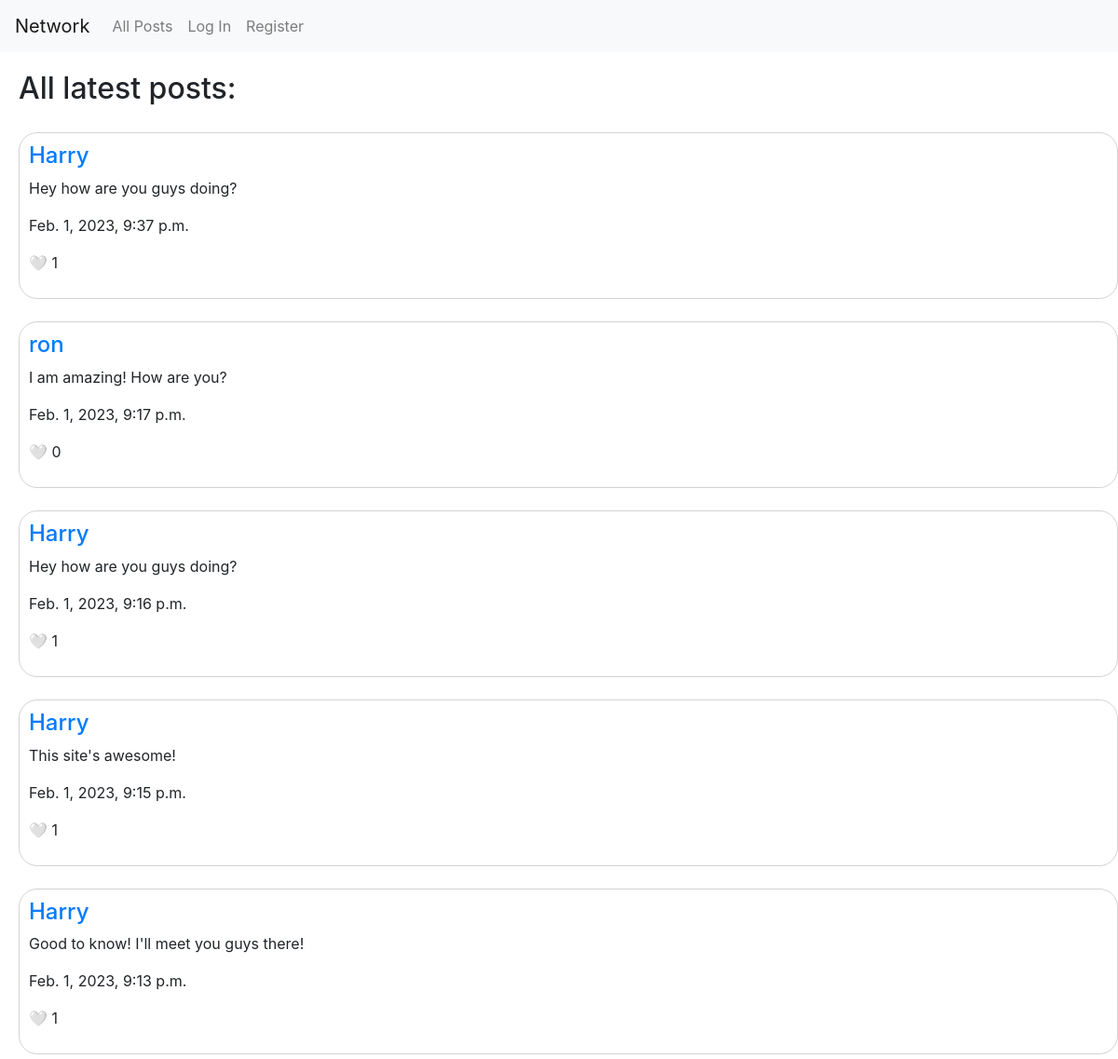
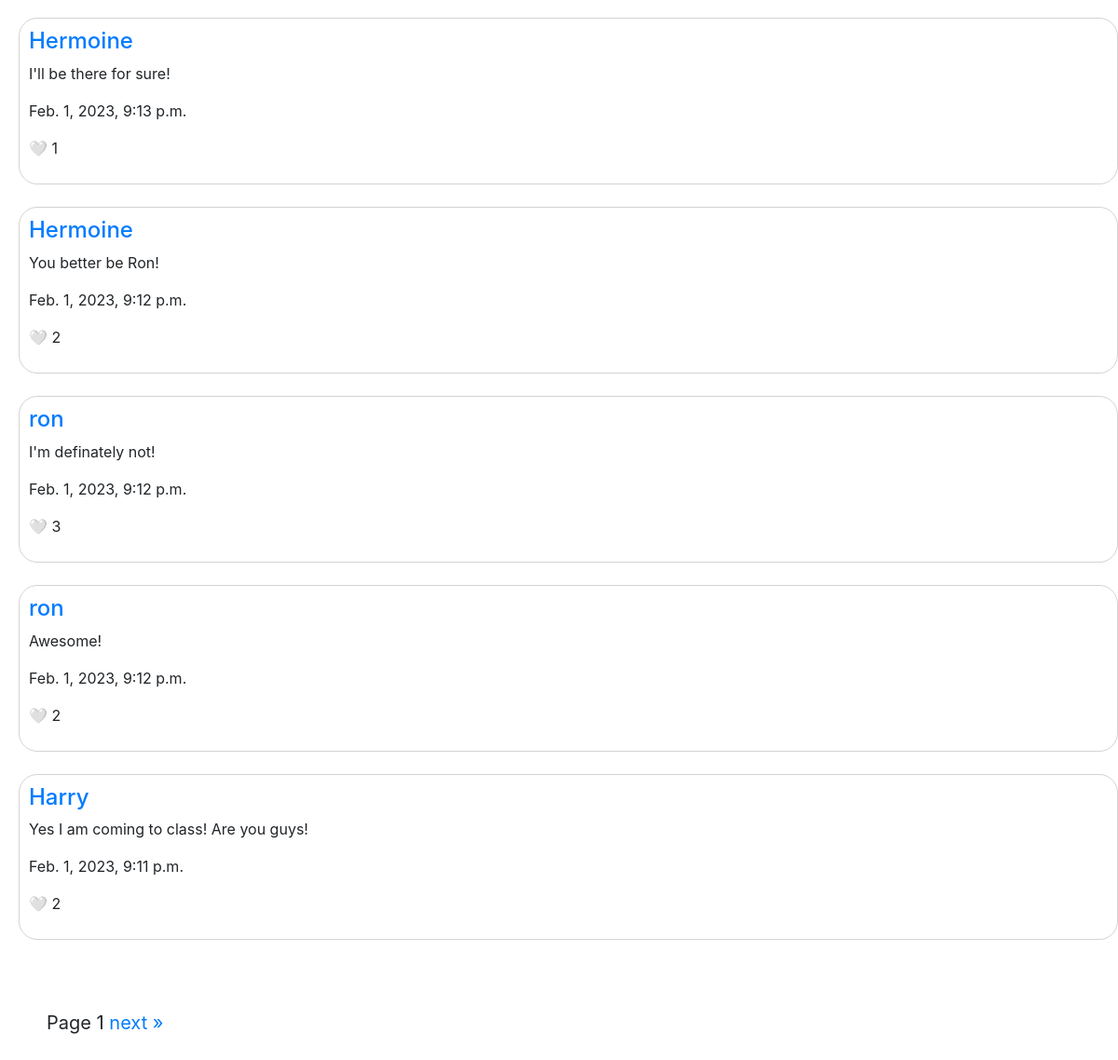
The page / on the database its author committed (2 pictures, top to bottom).
### network/models.py (models this page shows, shortened)
class Post(models.Model):
    user = models.ForeignKey(User, on_delete=models.CASCADE, related_name="posts")
    content = models.CharField(max_length=255)
    likes = models.IntegerField(default=0)
    liked_by = models.ManyToManyField(User, blank=True, related_name="liked")
    timestamp = models.DateTimeField(auto_now_add=True)

class User(AbstractUser):
    following = models.ManyToManyField("User", blank=True)

### network/views.py (the view, shortened to what this page needs)
# urls.py: path("", views.index, name="index"),
def index(request):
    posts = Post.objects.all()
    posts = posts.order_by("-timestamp").all()
    paginator = Paginator(posts, 10)
    page_number = request.GET.get('page')
    posts= paginator.get_page(page_number)
    return render(request, "network/index.html", {
        "posts": posts,
        "form": NewPostForm()
    })

### network/templates/network/index.html (shortened to what this page needs)
{% extends "network/layout.html" %}
{% block body %}
    <div class="header">
        <h2>All latest posts:</h2>
    </div>
    {% for post in posts %}
        <div class="post">
            <h4><a href="{% url 'view_profile' post.user.id %}">{{ post.user.username }}</a></h4>
            <div id="content-{{ post.id }}">
                <p>{{ post.content }}</p>
            </div>
            <p>{{ post.timestamp }}</p>
            {% if user.is_authenticated %}
                <p class="likes" data-post_id="{{ post.id }}"></p>
            {% else %}
                <p>&#129293; {{ post.likes }}</p>
            {% endif %}
        </div>
        <br>
    {% empty %}
        <h3 style="margin-left:40px">Sadly no posts have been made yet.</h3>
    {% endfor %}
    <div class="pagination">
        <span class="step-links">
            <span class="current">
               Page {{ posts.number }}
            </span>
            {% if posts.has_next %}
                <a href="?page={{ posts.next_page_number }}">next &raquo;</a>
            {% endif %}
        </span>
    </div>
{% endblock %}

### network/templates/network/layout.html (shortened to what this page needs)
{% load static %}
<!DOCTYPE html>
<html lang="en">
    <head>
        <link rel="stylesheet" href="https://stackpath.bootstrapcdn.com/bootstrap/4.4.1/css/bootstrap.min.css">
        <link href="{% static 'network/styles.css' %}" rel="stylesheet">
    </head>
    <body>
        <nav class="navbar navbar-expand-lg navbar-light bg-light">
            <a class="navbar-brand" href="{% url 'index' %}">Network</a>
            <div>
              <ul class="navbar-nav mr-auto">
                <li class="nav-item">
                  <a class="nav-link" href="{% url 'index' %}" id="all-posts">All Posts</a>
                </li>
                {% if user.is_authenticated %}
                    <li class="nav-item">
                        <a class="nav-link" href="{% url 'following_posts' %}">Following</a>
                    </li>
                    <li class="nav-item">
                        <a class="nav-link" href="{% url 'logout' %}">Log Out</a>
                    </li>
                {% else %}
                    <li class="nav-item">
                        <a class="nav-link" href="{% url 'login' %}">Log In</a>
                    </li>
                    <li class="nav-item">
                        <a class="nav-link" href="{% url 'register' %}">Register</a>
                    </li>
                {% endif %}
              </ul>
            </div>
          </nav>
        <div class="body">
            {% block body %}
            {% endblock %}
        </div>
    </body>
</html>

### network/static/network/styles.css (style rules this page uses)
.post { border: 1px solid lightgray; border-radius: 20px; margin-left:20px; padding: 10px; }
.header { padding: 20px; }
.pagination { padding:50px; font-size: 20px; }

### rows shown on the page
Post: user.username "Harry", content "Hey how are you guys doing?", timestamp "Feb. 1, 2023, 9:37 p.m.", likes "1"
Post: user.username "ron", content "I am amazing! How are you?", timestamp "Feb. 1, 2023, 9:17 p.m.", likes "0"
Post: user.username "Harry", content "Hey how are you guys doing?", timestamp "Feb. 1, 2023, 9:16 p.m.", likes "1"
Post: user.username "Harry", content "This site's awesome!", timestamp "Feb. 1, 2023, 9:15 p.m.", likes "1"
Post: user.username "Harry", content "Good to know! I'll meet you guys there!", timestamp "Feb. 1, 2023, 9:13 p.m.", likes "1"
Post: user.username "Hermoine", content "I'll be there for sure!", timestamp "Feb. 1, 2023, 9:13 p.m.", likes "1"
Post: user.username "Hermoine", content "You better be Ron!", timestamp "Feb. 1, 2023, 9:12 p.m.", likes "2"
Post: user.username "ron", content "I'm definately not!", timestamp "Feb. 1, 2023, 9:12 p.m.", likes "3"
Post: user.username "ron", content "Awesome!", timestamp "Feb. 1, 2023, 9:12 p.m.", likes "2"
Post: user.username "Harry", content "Yes I am coming to class! Are you guys!", timestamp "Feb. 1, 2023, 9:11 p.m.", likes "2"

### other values the page prints
{{ posts.number }} "1"
